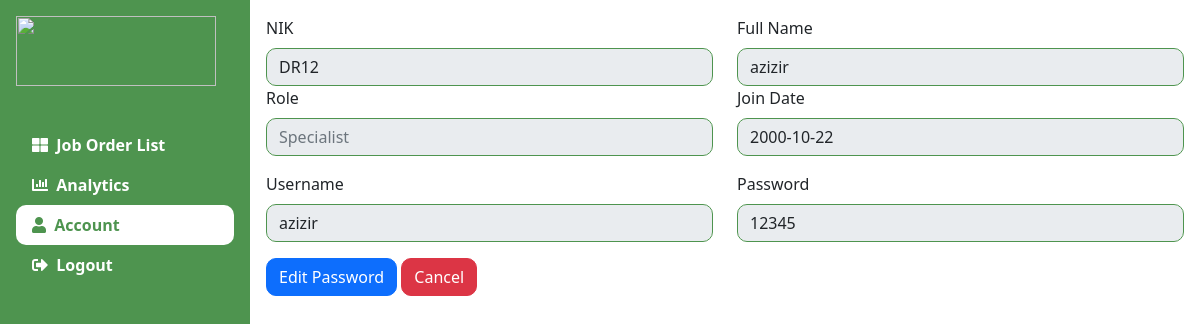
Screenshot of /designer/account.php?id=4 with the database file from the repository.
### tables this page shows
CREATE TABLE `drafter` (
  `id` int(11) NOT NULL,
  `nip` varchar(10) NOT NULL,
  `full_name` varchar(100) NOT NULL,
  `username` varchar(25) NOT NULL,
  `join_date` date NOT NULL,
  `password` varchar(30) NOT NULL
);

### designer/account.php (the view, shortened to what this page needs)
<?php
include_once("../function/koneksi.php");
$id = $_GET['id'];
$query = mysqli_query($koneksi, "SELECT * from drafter where id=$id");
$row = mysqli_fetch_assoc($query);
$nip = $row['nip'];
$fullname = $row['full_name'];
$join_date = $row['join_date'];
$username = $row['username'];
$password = $row['password'];
?>
<!doctype html>
<html lang="en">
<head>
    <link href="https://cdn.jsdelivr.net/npm/bootstrap@5.1.3/dist/css/bootstrap.min.css" rel="stylesheet">
    <link rel="stylesheet" href="../css/style.css">
    <link rel="stylesheet" href="https://cdnjs.cloudflare.com/ajax/libs/font-awesome/5.15.4/css/all.min.css">
</head>
<body>
    <div class="main-container d-flex">
        <?php include("sidebar.php") ?>
        <div class="content">
            <div class="col-md-12 py-3 px-3">
                <div class="row">
                    <div class="col">
                        <label for="nik" class="form-label">NIK</label>
                        <input type="text" class="form-control" disabled name="nip" placeholder="12345" value="<?php echo $nip; ?>" id="nik">
                    </div>
                    <div class="col">
                        <label for="specialist_name" class="form-label">Full Name</label>
                        <input type="text" class="form-control" disabled name="fullname" placeholder="Emilia Deby" value="<?php echo $fullname; ?>" id="specialist_name">
                    </div>
                </div>
                <div class="row mb-3">
                    <div class="col">
                        <label for="role" class="form-label">Role</label>
                        <input type="text" disabled class="form-control" placeholder="Specialist" value="<?php echo $role; ?>" id="role">
                    </div>
                    <div class="col">
                        <label for="joinDate" class="form-label">Join Date</label>
                        <input type="" class="form-control" name="join_date" disabled placeholder="Last name" value="<?php echo $join_date; ?>" id="joinDate">
                    </div>
                </div>
                <div class="row mb-3">
                    <div class="col">
                        <label for="specialist_username" class="form-label">Username</label>
                        <input type="text" class="form-control" name="username" disabled placeholder="emilia" value="<?php echo $username; ?>" id="specialist_name">
                    </div>
                    <div class="col">
                        <label for="specialist_password" class="form-label">Password</label>
                        <input type="text" class="form-control" name="password" disabled placeholder="GenericName" value="<?php echo $password; ?>" id="specialist_password">
                    </div>
                </div>
                <div class="mb-3">
                    <a href="<?php echo BASE_URL2 . "account_edit_pass.php?id=$id"; ?> "><button class="btn btn-primary">Edit Password</button></a>
                    <a href="<?php echo BASE_URL2 . "dashboard.php?id=$id"; ?>" class="text-white text-decoration-none"><button class="btn btn-danger" type="button">Cancel</button></a>
                </div>
            </div>
        </div>
    </div>
</body>
</html>

### css/style.css (style rules this page uses)
body { min-height: 100vh; min-width: fit-content; background-color: #fff; }
.form-control { border-radius: 10px !important; border-color: #4E944F; }
.btn-primary { border-radius: 10px; }
.content { min-height: 100vh; width: 100%; }
.btn-danger { border-radius: 10px; }

### rows the page displays
drafter: nip "DR12", fullname "azizir", join_date "2000-10-22", username "azizir", password "12345"
